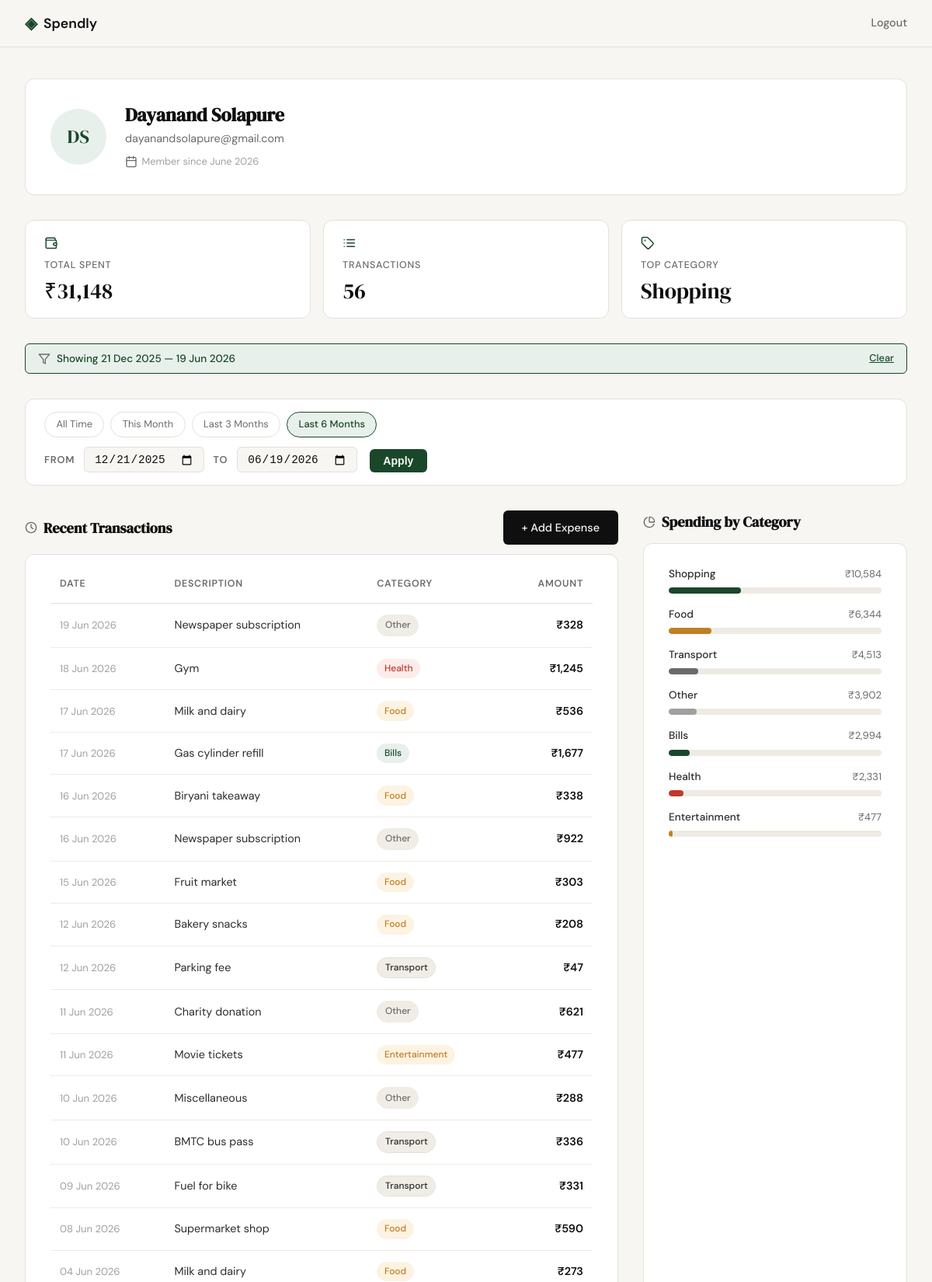
Screenshot of /profile?from_date=2025-12-21&to_date=2026-06-19 (signed in, upper part) with the database file from the repository.
### tables this page shows
CREATE TABLE users (
            id            INTEGER PRIMARY KEY AUTOINCREMENT,
            name          TEXT    NOT NULL,
            email         TEXT    UNIQUE NOT NULL,
            password_hash TEXT    NOT NULL,
            created_at    TEXT    DEFAULT (datetime('now'))
        );

CREATE TABLE expenses (
            id          INTEGER PRIMARY KEY AUTOINCREMENT,
            user_id     INTEGER NOT NULL,
            amount      REAL    NOT NULL,
            category    TEXT    NOT NULL,
            date        TEXT    NOT NULL,
            description TEXT,
            created_at  TEXT    DEFAULT (datetime('now')),
            FOREIGN KEY (user_id) REFERENCES users (id)
        );

### app.py (the view)
@app.route("/profile")
def profile():
    if not session.get("user_id"):
        return redirect(url_for("login"))
    db_user = get_user_by_id(session["user_id"])
    if db_user is None:
        session.clear()
        return redirect(url_for("login"))
    user = {
        "name": db_user["name"],
        "email": db_user["email"],
        "member_since": _fmt_member_since(db_user["created_at"]),
    }
    filter_from = request.args.get("from_date", "").strip()
    filter_to = request.args.get("to_date", "").strip()
    filter_error = None
    filter_hint = None
    active_filter = False
    if filter_from and not _DATE_RE.match(filter_from):
        filter_error = "Invalid start date. Use YYYY-MM-DD format."
        filter_from = filter_to = ""
    elif filter_to and not _DATE_RE.match(filter_to):
        filter_error = "Invalid end date. Use YYYY-MM-DD format."
        filter_from = filter_to = ""
    elif bool(filter_from) != bool(filter_to):
        filter_hint = "Please provide both a start and an end date."
        filter_from = filter_to = ""
    elif filter_from and filter_to:
        if filter_from > filter_to:
            filter_error = "Start date must be on or before the end date."
            filter_from = filter_to = ""
        else:
            active_filter = True
    user_id = session["user_id"]
    from_arg = filter_from if active_filter else None
    to_arg = filter_to if active_filter else None
    expenses = get_user_expenses(user_id, from_arg, to_arg)
    stats = get_user_stats(user_id, from_arg, to_arg)
    categories = get_user_categories(user_id, from_arg, to_arg)
    filter_from_display = _fmt_date(filter_from) if active_filter else ""
    filter_to_display = _fmt_date(filter_to) if active_filter else ""
    _today = date.today()
    quick_filters = {
        "This Month":    (_today.replace(day=1).isoformat(), _today.isoformat()),
        "Last 3 Months": ((_today - timedelta(days=90)).isoformat(), _today.isoformat()),
        "Last 6 Months": ((_today - timedelta(days=180)).isoformat(), _today.isoformat()),
    }
    return render_template(
        "profile.html",
        user=user, stats=stats, expenses=expenses, categories=categories,
        filter_from=filter_from, filter_to=filter_to,
        filter_from_display=filter_from_display, filter_to_display=filter_to_display,
        active_filter=active_filter,
        filter_error=filter_error, filter_hint=filter_hint,
        quick_filters=quick_filters,
    )

### app.py (called while the page is built)
@app.after_request
def set_security_headers(response):
    response.headers["X-Content-Type-Options"] = "nosniff"
    response.headers["X-Frame-Options"] = "DENY"
    response.headers["Referrer-Policy"] = "strict-origin-when-cross-origin"
    return response

### database/db.py (called while the page is built)
def get_db():
    conn = sqlite3.connect(DB_PATH)
    conn.row_factory = sqlite3.Row
    conn.execute("PRAGMA foreign_keys = ON")
    return conn

def get_user_by_id(user_id):
    conn = get_db()
    cursor = conn.cursor()
    cursor.execute("SELECT * FROM users WHERE id = ?", (user_id,))
    user = cursor.fetchone()
    conn.close()
    return user

def _fmt_amount(amount_float):
    return f"₹{int(amount_float):,}"

def _fmt_date(date_str):
    dt = datetime.strptime(date_str, "%Y-%m-%d")
    return dt.strftime("%#d %b %Y")

def _fmt_member_since(created_at_str):
    dt = datetime.strptime(created_at_str, "%Y-%m-%d %H:%M:%S")
    return dt.strftime("%B %Y")

def _date_filter(from_date, to_date):
    if from_date and to_date:
        return " AND date BETWEEN ? AND ?", [from_date, to_date]
    return "", []

def get_user_expenses(user_id, from_date=None, to_date=None):
    conn = get_db()
    cursor = conn.cursor()
    date_clause, date_params = _date_filter(from_date, to_date)
    sql = ("SELECT date, description, category, amount FROM expenses "
           "WHERE user_id = ?" + date_clause)
    params = [user_id] + date_params
    sql += " ORDER BY date DESC" if date_clause else " ORDER BY date DESC LIMIT 10"
    cursor.execute(sql, params)
    rows = cursor.fetchall()
    conn.close()
    return [
        {
            "date": _fmt_date(row["date"]),
            "description": row["description"],
            "category": row["category"],
            "amount": _fmt_amount(row["amount"]),
        }
        for row in rows
    ]

### templates/profile.html (shortened to what this page needs)
{% extends "base.html" %}
{% block head %}
<link rel="stylesheet" href="{{ url_for('static', filename='css/profile.css') }}">
{% endblock %}
{% block content %}
<div class="profile-page">
  <div class="profile-inner">
    <section class="profile-hero">
      <div class="profile-avatar">
        <span class="profile-avatar__initials">
          {{ user.name.split()[0][0] }}{{ user.name.split()[-1][0] }}
        </span>
      </div>
      <div class="profile-identity">
        <h1 class="profile-identity__name">{{ user.name }}</h1>
        <p class="profile-identity__email">{{ user.email }}</p>
        <p class="profile-identity__since">
          <i data-lucide="calendar" class="profile-icon"></i>
          Member since {{ user.member_since }}
        </p>
      </div>
    </section>
    <section class="profile-stats">
      <div class="profile-stat-card">
        <i data-lucide="wallet" class="profile-stat-card__icon"></i>
        <span class="profile-stat-card__label">Total Spent</span>
        <span class="profile-stat-card__value">{{ stats.total_spent }}</span>
      </div>
      <div class="profile-stat-card">
        <i data-lucide="list" class="profile-stat-card__icon"></i>
        <span class="profile-stat-card__label">Transactions</span>
        <span class="profile-stat-card__value">{{ stats.transaction_count }}</span>
      </div>
      <div class="profile-stat-card">
        <i data-lucide="tag" class="profile-stat-card__icon"></i>
        <span class="profile-stat-card__label">Top Category</span>
        <span class="profile-stat-card__value">{{ stats.top_category }}</span>
      </div>
    </section>
    {% if active_filter %}
    <div class="filter-active-badge">
      <i data-lucide="filter" class="profile-icon"></i>
      Showing {{ filter_from_display }} — {{ filter_to_display }}
      <a href="{{ url_for('profile') }}" class="filter-active-badge__clear">Clear</a>
    </div>
    {% endif %}
    <form class="filter-form" method="GET" action="{{ url_for('profile') }}">
      <div class="quick-filter">
        <a href="{{ url_for('profile') }}"
           class="quick-filter__btn {% if not active_filter %}quick-filter__btn--active{% endif %}">
          All Time
        </a>
        {% for label, (from_d, to_d) in quick_filters.items() %}
        <a href="{{ url_for('profile', from_date=from_d, to_date=to_d) }}"
           class="quick-filter__btn {% if filter_from == from_d and filter_to == to_d %}quick-filter__btn--active{% endif %}">
          {{ label }}
        </a>
        {% endfor %}
      </div>
      <div class="filter-form__row">
        <div class="filter-form__fields">
          <label class="filter-form__label" for="from_date">From</label>
          <input class="filter-form__input" type="date" id="from_date"
                 name="from_date" value="{{ filter_from }}">
          <label class="filter-form__label" for="to_date">To</label>
          <input class="filter-form__input" type="date" id="to_date"
                 name="to_date" value="{{ filter_to }}">
        </div>
        <div class="filter-form__actions">
          <button class="filter-form__btn" type="submit">Apply</button>
        </div>
      </div>
    </form>
    <div class="profile-bottom-grid">
      <section class="profile-section">
        <div class="profile-section__header">
          <h2 class="profile-section__heading">
            <i data-lucide="clock" class="profile-icon"></i>
            Recent Transactions
          </h2>
          <a href="{{ url_for('add_expense_view') }}" class="btn-primary">+ Add Expense</a>
        </div>
        <div class="profile-card">
          <table class="txn-table">
            <thead class="txn-table__head">
              <tr>
                <th class="txn-table__th">Date</th>
                <th class="txn-table__th">Description</th>
                <th class="txn-table__th">Category</th>
                <th class="txn-table__th txn-table__th--right">Amount</th>
              </tr>
            </thead>
            <tbody>
              {% for expense in expenses %}
              <tr class="txn-table__row">
                <td class="txn-table__td txn-table__td--date">{{ expense.date }}</td>
                <td class="txn-table__td">{{ expense.description }}</td>
                <td class="txn-table__td">
                  <span class="cat-badge cat-badge--{{ expense.category | lower | replace(' ', '-') }}">
                    {{ expense.category }}
                  </span>
                </td>
                <td class="txn-table__td txn-table__td--amount">{{ expense.amount }}</td>
              </tr>
              {% endfor %}
            </tbody>
          </table>
        </div>
      </section>
      <section class="profile-section">
        <h2 class="profile-section__heading">
          <i data-lucide="pie-chart" class="profile-icon"></i>
          Spending by Category
        </h2>
        <div class="profile-card profile-card--full-height">
          <div class="cat-breakdown">
            {% for cat in categories %}
            <div class="cat-breakdown__row">
              <div class="cat-breakdown__meta">
                <span class="cat-breakdown__name">{{ cat.name }}</span>
                <span class="cat-breakdown__total">{{ cat.total }}</span>
              </div>
              <div class="cat-breakdown__track">
                <div
                  class="cat-breakdown__fill cat-breakdown__fill--{{ cat.name | lower | replace(' ', '-') }}"
                  style="--bar-pct: {{ cat.pct }}%">
                </div>
              </div>
            </div>
            {% endfor %}
          </div>
        </div>
      </section>
    </div>
  </div>
</div>
{% endblock %}

### static/css/style.css (style rules this page uses)
:root { --ink: #0f0f0f; --ink-soft: #2d2d2d; --ink-muted: #6b6b6b; --ink-faint: #a0a0a0; --paper: #f7f6f3; --paper-warm: #f0ede6; --paper-card: #ffffff; --accent: #1a472a; --accent-light: #e8f0eb; --accent-2: #c17f24; --accent-2-light: #fdf3e3; --danger: #c0392b; --danger-light: #fdecea; --border: #e4e1da; --border-soft: #eeebe4; --font-display: 'DM Serif Display', Georgia, serif; --font-body: 'DM Sans', system-ui, sans-serif; --max-width: 1200px; --auth-width: 440px; --radius-sm: 6px; --radius-md: 12px; --radius-lg: 20px; }
*, *::before, *::after { box-sizing: border-box; margin: 0; padding: 0; }
html { font-size: 16px; scroll-behavior: smooth; }
body { background: var(--paper); color: var(--ink); font-family: var(--font-body); font-size: 1rem; line-height: 1.6; -webkit-font-smoothing: antialiased; }
a { color: inherit; text-decoration: none; }
.btn-primary { display: inline-block; background: var(--ink); color: var(--paper); padding: 0.65rem 1.5rem; border-radius: var(--radius-sm); font-family: var(--font-body); font-size: 0.9rem; font-weight: 500; cursor: pointer; border: none; transition: background 0.2s; text-decoration: none; }

### rows the page displays
users: name "D", name "S", name "Dayanand Solapure", email "dayanandsolapure@gmail.com"
expenses: date "19 Jun 2026", description "Newspaper subscription", category "Other", amount "₹328"
expenses: date "18 Jun 2026", description "Gym", category "Health", amount "₹1,245"
expenses: date "17 Jun 2026", description "Milk and dairy", category "Food", amount "₹536"
expenses: date "17 Jun 2026", description "Gas cylinder refill", category "Bills", amount "₹1,677"
expenses: date "16 Jun 2026", description "Biryani takeaway", category "Food", amount "₹338"
expenses: date "16 Jun 2026", description "Newspaper subscription", category "Other", amount "₹922"
expenses: date "15 Jun 2026", description "Fruit market", category "Food", amount "₹303"
expenses: date "12 Jun 2026", description "Bakery snacks", category "Food", amount "₹208"
expenses: date "12 Jun 2026", description "Parking fee", category "Transport", amount "₹47"
expenses: date "11 Jun 2026", description "Charity donation", category "Other", amount "₹621"
expenses: date "11 Jun 2026", description "Movie tickets", category "Entertainment", amount "₹477"
expenses: date "10 Jun 2026", description "Miscellaneous", category "Other", amount "₹288"
expenses: date "10 Jun 2026", description "BMTC bus pass", category "Transport", amount "₹336"
expenses: date "09 Jun 2026", description "Fuel for bike", category "Transport", amount "₹331"
expenses: date "08 Jun 2026", description "Supermarket shop", category "Food", amount "₹590"
expenses: date "04 Jun 2026", description "Milk and dairy", category "Food", amount "₹273"

### other values shown
{{ user.member_since }} "June 2026"
{{ stats.total_spent }} "₹31,148"
{{ stats.transaction_count }} "56"
{{ stats.top_category }} "Shopping"
{{ filter_from_display }} "21 Dec 2025"
{{ filter_to_display }} "19 Jun 2026"
{{ label }} "This Month" "Last 3 Months" "Last 6 Months"
{{ cat.name }} "Shopping" "Food" "Transport" "Other" "Bills" "Health" "Entertainment"
{{ cat.total }} "₹10,584" "₹6,344" "₹4,513" "₹3,902" "₹2,994" "₹2,331" "₹477"
